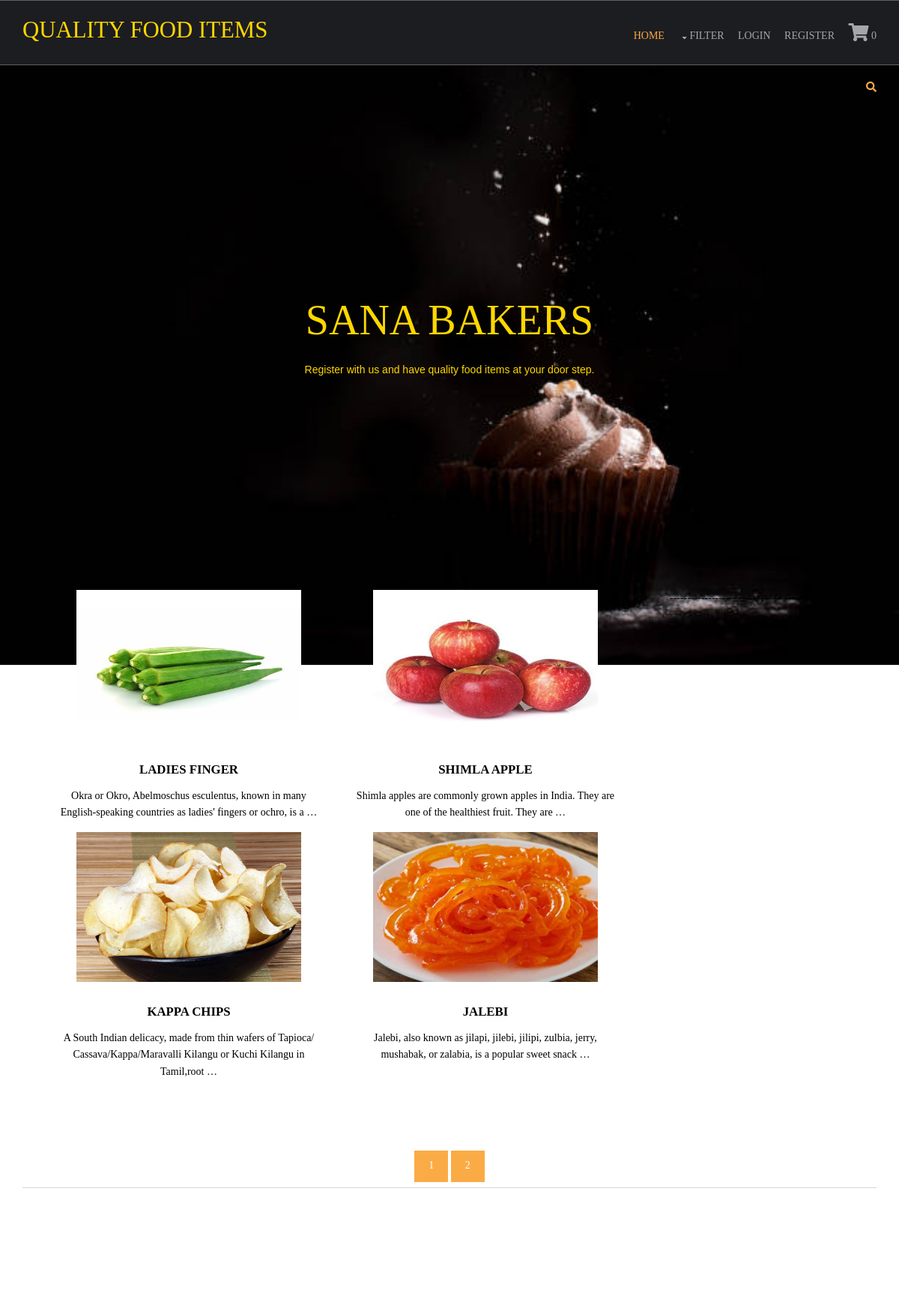
Screenshot of /?page=2 with the database file from the repository.
### shop/models.py (models this page shows, shortened)
class products(models.Model):
    name = models.CharField(max_length=250, unique=True)
    slug = models.SlugField(max_length=250, unique=True)
    img = models.ImageField(upload_to='product')
    desc = models.TextField()
    available = models.BooleanField(default=True)
    stock = models.IntegerField()
    price = models.IntegerField()
    category = models.ForeignKey(categ,on_delete=models.CASCADE)
    def get_url(self):
        return reverse('details', args=[self.category.slug,self.slug])

### shop/views.py (the view)
# urls.py: 2. Add a URL to urlpatterns:  path('', views.home, name='home')
def home(request,c_slug=None):
    if c_slug!=None:
        c_slug=get_object_or_404(categ,slug=c_slug)
        prodt=products.objects.filter(category=c_slug,available=True)
    else:
        prodt = products.objects.all().filter(available=True)
    cat = categ.objects.all()
    paginator = Paginator(prodt,6)
    try:
        page = int(request.GET.get('page','1'))
    except():
        page = 1
    try:
        pro = paginator.page(page)
    except(EmptyPage,InvalidPage):
        pro = paginator.page(paginator.num_pages)
    return render(request,'index.html',{'pr':prodt,'ct':cat,'pg':pro})

### cart/context_processor.py (called while the page is built)
def count(request):
    item_count=0
    if 'admin' in request.path:
        return{}
    else:
        try:
            ct = cartlist.objects.filter(cart_id=c_id(request))
            cti = items.objects.all().filter(cart=ct[:1])
            for c in cti:
                item_count+=c.quan
        except cartlist.DoesNotExist:
            item_count=0
        return dict(itc=item_count)

### cart/views.py (called while the page is built)
def c_id(request):
    ct_id = request.session.session_key
    if not ct_id:
        ct_id = request.session.create()
    return ct_id

### shop/models.py (called while the page is built)
    def get_url(self):
        return reverse('prod_cat', args=[self.slug])

### templates/index.html (shortened to what this page needs)
{% extends 'base.html' %}
{% load static %}
{% block content %}
<html lang="">
<head>
<link href="{% static 'hm/layout/styles/layout.css' %}" rel="stylesheet" type="text/css" media="all">
</head>
<body id="top">
<div class="abcd" style="background-image:url({% static 'hm/images/demo/backgrounds/bg.jpg' %});">
<div class="wrapper row0">
    <div id="topbar" class="hoc clear">
      <div class="fl_right">
        <ul class="nospace">
          <li id="searchform">
          </li>
        </ul>
      </div>
    </div>
  </div>
  <div id="pageintro" class="hoc clear" style="color:gold;">
    <article>
      <footer>
        <h3 class="heading">SANA BAKERS</h3>
        <p>Register with us and have quality food items at your door step.</p>
      </footer>
    </article>
  </div>
</div>
<div class="wrapper row3" style="color:black;font-family:times new roman;">
  <main class="hoc container clear" >
    <section id="introblocks">
      <ul class="nospace group btmspace-80">
    -------------------
        {% for i in pg.object_list %}
        <li class="one_third">
          <figure><a class="imgover" href="{{i.get_url}}"><img src="{{i.img.url}}" alt="" style="height:200;width:300;"></a>
            <figcaption>
              <h6 class="heading">{{i.name}}</h6>
              <p>{{i.desc|truncatewords:17}}</p>
            </figcaption>
          </figure>
        </li>
        {% endfor %}
        ------------------------
      </ul>
    </section>
    <center>
  {% for p in pg.paginator.page_range %}
  <a href="?page={{p}}" class="btn btn-light btn-sm {% if pg.number == p %} active {% endif %}">{{p}}</a>
  {% endfor %}
    </center>
    <hr class="btmspace-80">
  </main>
</div>
</body>
</html>
{% endblock %}

### static/hm/layout/styles/layout.css (style rules this page uses)
#topbar { padding:20px 0; font-size:.8rem; text-transform:uppercase; }
#topbar ul li { display:inline-block; margin-right:15px; }
#topbar ul li:last-child { margin-right:0; padding-right:0; border-right:none; }
#topbar #searchform { position:relative; line-height:1; z-index:9999; }
#topbar #searchform::after { display:block; height:18px; line-height:18px; padding:0; font-family:"Font Awesome\ 5 Free"; font-weight:900; font-size:1rem; content:"\f002"; }
#topbar #searchform ::placeholder { text-transform:capitalize; }
#pageintro { padding:200px 0 300px; }
#pageintro article, #pageintro article p { display:block; max-width:75%; margin:0 auto; text-align:center; }
#pageintro article p { max-width:65%; line-height:2rem; }
#pageintro .heading { margin-bottom:20px; font-size:4rem; }
#pageintro footer { margin-top:50px; }
.container { padding:80px 0; }
#introblocks { display:block; position:relative; margin:-180px 0 0 0; z-index:1; text-align:center; }
#introblocks figure figcaption { display:block; padding:30px 0 0 0; text-align:center; }
#introblocks figure figcaption .heading { font-size:1.2rem; font-weight:700; margin-bottom:0; }
*, *::before, *::after { transition:all .3s ease-in-out; }
body { color:#A5A6AA; background-color:#1C1D21; }
a { color:#FBAB45; }
hr, .borderedbox { border-color:#D7D7D7; }
.btn, .btn.inverse:hover { color:#FFFFFF; background-color:#FBAB45; border-color:#FBAB45; }
.imgover, .imgover:hover::after { color:#FFFFFF; }
.row3 { color:#474747; background-color:#FFFFFF; }
#topbar #searchform { color:#FBAB45; }
#pageintro { color:#FFFFFF; }
@media screen and (min-width:1140px) { .hoc { max-width:1140px; } }

### static/hm/layout/styles/framework.css (style rules this page uses)
html { overflow-y:scroll; overflow-x:hidden; }
html, body { margin:0; padding:0; font-size:14px; line-height:1.6em; }
*, *::before, *::after { box-sizing:border-box; }
.nospace { margin:0; padding:0; list-style:none; }
.btn { display:inline-block; padding:8px 18px 10px; text-transform:uppercase; border:1px solid; }
.clear, .group { display:block; }
.clear::before, .clear::after, .group::before, .group::after { display:table; content:""; }
.clear, .clear::after, .group, .group::after { clear:both; }
a { outline:none; text-decoration:none; }
.fl_right, .imgr { float:right; }
img { width:auto; max-width:100%; height:auto; margin:0; padding:0; border:none; line-height:normal; vertical-align:middle; }
.imgover { display:inline-block; position:relative; max-width:100%; }
.imgover::before, .imgover::after { display:block; position:absolute; content:""; text-align:center; opacity:0; }
.imgover::before { top:0; right:0; bottom:0; left:0; }
.imgover::after { top:50%; left:50%; width:50px; height:50px; line-height:50px; margin:-25px 0 0 -25px; font-family:"Font Awesome\ 5 Free"; font-weight:900; content:"\f067"; font-size:28px; }
body, input, textarea, select { font-family:Verdana, Geneva, sans-serif; }
h1, h2, h3, h4, h5, h6, .heading { font-family:Georgia, "Times New Roman", Times, serif; }
::placeholder { opacity:1; }
h1, h2, h3, h4, h5, h6, .heading { margin:0 0 20px 0; font-size:1.4rem; line-height:normal; font-weight:normal; text-transform:uppercase; }
hr { display:block; width:100%; height:1px; border:solid; border-width:1px 0 0 0; }
.wrapper { display:block; position:relative; width:100%; margin:0; padding:0; text-align:left; word-wrap:break-word; }
.hoc { display:block; margin:0 auto; }
address, article, aside, figcaption, figure, footer, header, main, nav, section { display:block; margin:0; padding:0; }
.one_half, .one_third, .two_third, .one_quarter, .two_quarter, .three_quarter { display:inline-block; float:left; margin:0 0 0 4.21052%; list-style:none; }
.one_third { width:30.52631%; }
.btmspace-80 { margin-bottom:80px; }

### templates/base.html (style rules this page uses)
.abcd { height:100%; background-position:center; background-repeat:no-repeat; background-size:cover; }

### templates/index.html (style rules this page uses)
.abcd { height:100%; background-position:center; background-repeat:no-repeat; background-size:cover; }

### rows the page displays
products: img (picture), name "LADIES FINGER", desc "Okra or Okro, Abelmoschus esculentus, known in many English-speaking countries as ladies' fingers or ochro, is a …"
products: img (picture), name "SHIMLA APPLE", desc "Shimla apples are commonly grown apples in India. They are one of the healthiest fruit. They are …"
products: img (picture), name "KAPPA CHIPS", desc "A South Indian delicacy, made from thin wafers of Tapioca/ Cassava/Kappa/Maravalli Kilangu or Kuchi Kilangu in Tamil,root …"
products: img (picture), name "JALEBI", desc "Jalebi, also known as jilapi, jilebi, jilipi, zulbia, jerry, mushabak, or zalabia, is a popular sweet snack …"

### other values shown
{{ itc }} "0"
{{ p }} "1" "2"
